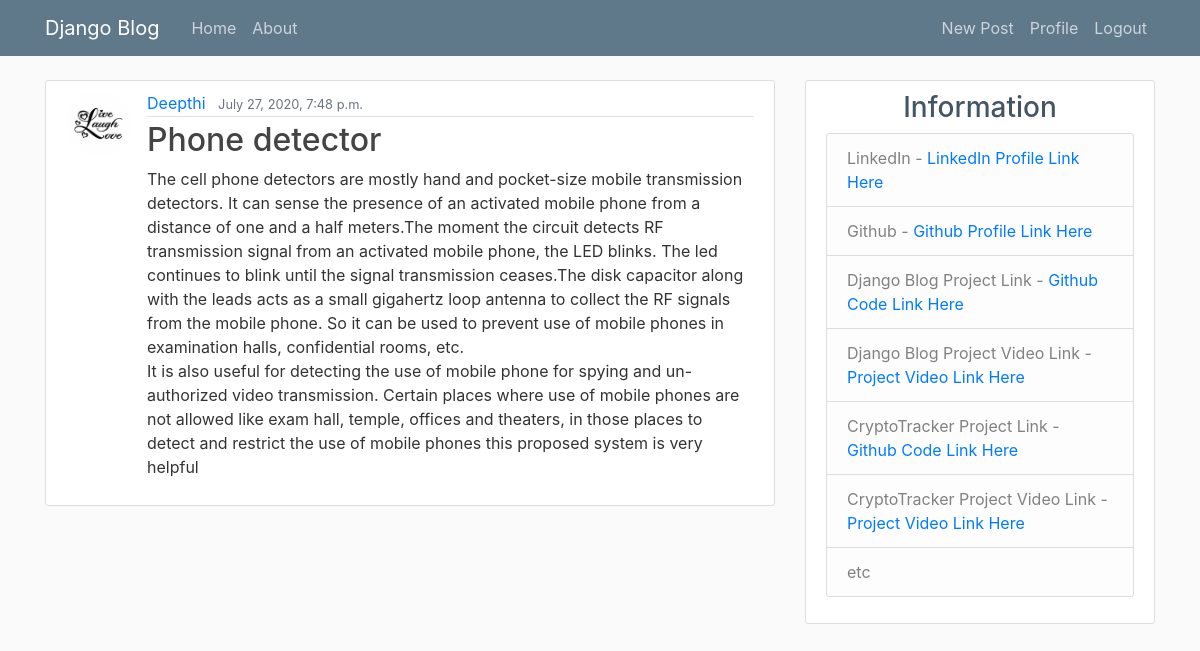
/post/16/ (signed in), run on the app's committed database.
### blog/models.py (models this page shows, shortened)
class Post(models.Model):
    title = models.CharField(max_length=100)
    content = models.TextField()
    date_posted = models.DateTimeField(default=datetime.datetime.now)
    author = models.ForeignKey(User, on_delete=models.CASCADE)
    class Meta:
        ordering = ['date_posted']

### users/models.py (models this page shows, shortened)
class Profile(models.Model):
    user = models.OneToOneField(User, on_delete=models.CASCADE)
    image = models.ImageField(default='media/default.jpg', upload_to='media/profile_pics/')
    '''def save(self, *args, **kwargs):  #for large image size
        super().save(*args, **kwargs)

        #img = Image.open(self.image.path)
        img = Image.open(storage.open(self.image.name))
        if img.height > 300 or img.width > 300:
            output_size = (300, 300)
            img.thumbnail(output_size)
            img.save(self.image.name)/'''

### blog/views.py (the view)
# urls.py: path('post/<int:pk>/', PostDetailView.as_view(), name='post-detail'),
class PostDetailView(DetailView):    #home list view
    model = Post

### blog/templates/blog/post_detail.html (shortened to what this page needs)
{% extends "blog/base.html" %}
{% block content %}
  <article class="media content-section">
      <img class="rounded-circle article-img" src="{{ object.author.profile.image.url }}">
          <div class="media-body">
            <div class="article-metadata">
              <a class="mr-2" href="{% url 'user-posts' object.author.username %}">{{ object.author }}</a>
                <small class="text-muted">{{ object.date_posted}}</small>
            </div>
            <h2 class="article-title" >{{ object.title }}</h2>
            <p class="article-content">{{ object.content }}</p>
          </div>
  </article>
{% endblock content %}

### blog/static/main.css (style rules this page uses)
body { background: #fafafa; color: #333333; margin-top: 5rem; }
h1, h2, h3, h4, h5, h6 { color: #445566; }
.content-section { background: #ffffff; padding: 10px 20px; border: 1px solid #dddddd; border-radius: 3px; margin-bottom: 20px; }
.article-title { color: #444444; }
.article-content { white-space: pre-line; }
.article-img { height: 65px; width: 65px; margin-right: 16px; }
.article-metadata { padding-bottom: 1px; margin-bottom: 4px; border-bottom: 1px solid #e3e3e3 }

### data on the page
Post: author.profile.image (picture), author "Deepthi", date_posted "July 27, 2020, 7:48 p.m.", title "Phone detector", content "The cell phone detectors are mostly hand and pocket-size mobile transmission detectors. It can sense the presence of an activated mobile phone from a distance of one and a half meters.The moment the circuit detects RF transmission signal from an activated mobile phone, the LED blinks. The led continues to blink until the signal transmission ceases.The disk capacitor along with the leads acts as a small gigahertz loop antenna to collect the RF signals from the mobile phone. So it can be used to prevent use of mobile phones in examination halls, confidential rooms, etc. It is also useful for detecting the use of mobile phone for spying and un-authorized video transmission. Certain places…"
